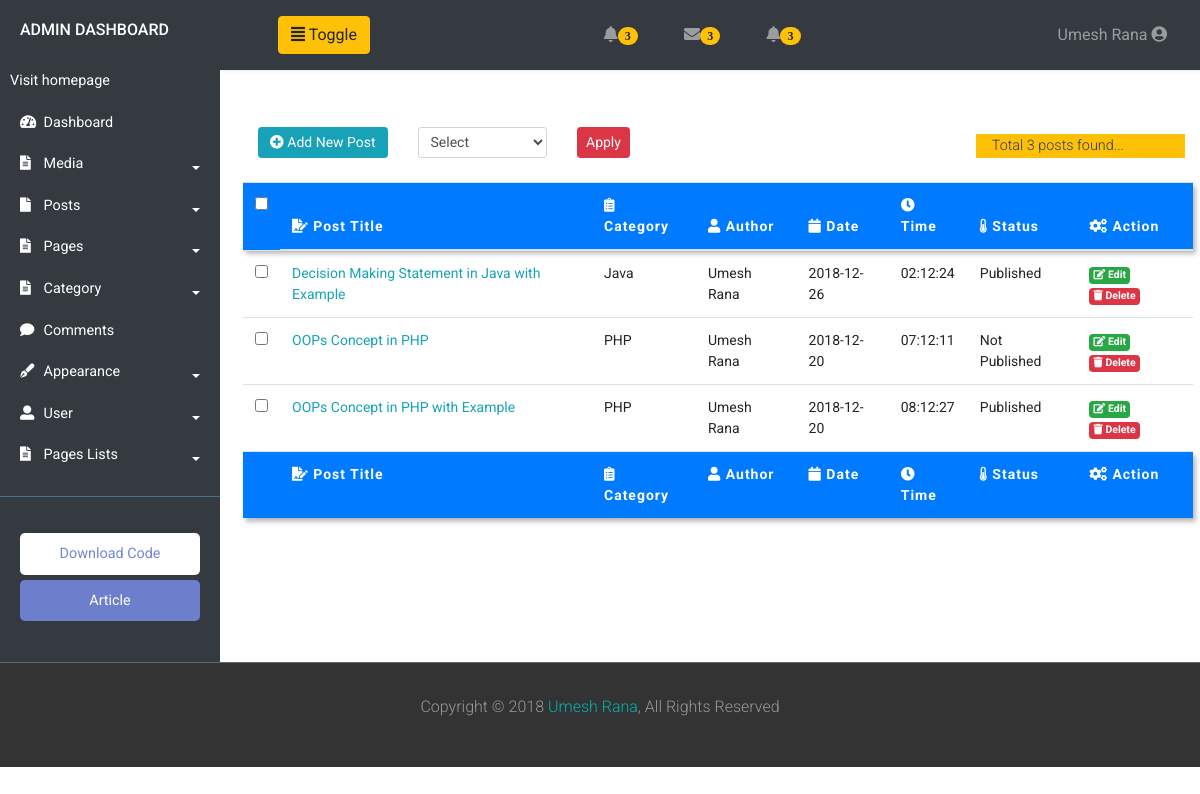
Screenshot of /admin-dashboard/post.php (signed in) with the database file from the repository.
### tables this page shows
CREATE TABLE `admin_registration` (
  `first_name` varchar(50) NOT NULL,
  `last_name` varchar(50) NOT NULL,
  `email` varchar(200) NOT NULL,
  `password` varchar(20) NOT NULL,
  `mobile` bigint(15) NOT NULL,
  `city` varchar(50) NOT NULL,
  `address` varchar(500) NOT NULL
);

CREATE TABLE `post` (
  `id` int(11) NOT NULL,
  `title` varchar(300) NOT NULL,
  `category` varchar(100) NOT NULL,
  `description` longtext NOT NULL,
  `tag` varchar(200) NOT NULL,
  `featured_image` varchar(200) NOT NULL,
  `author` varchar(50) NOT NULL,
  `date` date NOT NULL,
  `time` time NOT NULL,
  `status` int(30) NOT NULL
);

### admin-dashboard/post.php (the view, shortened to what this page needs)
<?php
include_once '../db-config/connection.php';
include_once 'header.php';
?>
<div class="container">
	<div class="row mb-2 ml-2">
		<div class="col-xl-2 col-lg-2 col-md-2 col-sm-10 col-10 m-auto">
			<a href="add-post" class="btn btn-info btn-sm d-block"><i class="fas fa-plus-circle"></i> Add New Post </a>
		</div>
		<div class="col-xl-2 col-lg-2 col-md-2 col-sm-10 col-10 m-auto">
			<select name="" class="form-control form-control-sm">
				<option selected disabled> Select</option>
			</select>
		</div>
		<div class="col-xl-5 col-lg-5 col-md-5 col-sm-10 col-10 m-auto">
			<button class="btn btn-danger btn-sm"> Apply</button>
		</div>
		<div class="col-xl-3 col-lg-3 col-md-3 col-sm-10 col-10 m-auto">
				<?php $countquery = "SELECT * FROM post";
					  $countexecute = mysqli_query($con, $countquery);
					  $totalpost = mysqli_num_rows($countexecute);
					  ?>
					  <br/>
				<p class="bg-warning text-dark pl-3" style="font-size: .9em;">Total <?php echo $totalpost; ?> posts found... </p>
		</div>
	</div>
	<table class="table table-hover ml-2" style="font-size: 14px; ">
		<thead class="bg-primary text-white">
			<tr>
				<td><input type="checkbox" name=""></td>
				<th><i class="fas fa-file-signature"></i> Post Title</th>
				<th><i class="fas fa-clipboard-list"></i> Category</th>
				<th><i class="fas fa-user"></i> Author</th>
				<th><i class="fas fa-calendar"></i> Date</th>
				<th><i class="fas fa-clock"></i> Time</th>
				<th><i class="fas fa-thermometer-half"></i> Status</th>
				<th><i class="fas fa-cogs"></i> Action  </th>
			</tr>
		</thead>
		<tbody>
			<?php $selquery = "SELECT * FROM post";
				$executequery = mysqli_query($con, $selquery);
				$count = mysqli_num_rows($executequery);
				if($count==0){
					echo "<div class='alert alert-danger alert-dismissible'>
					<button type='button' class='close' data-dismiss='alert'>&times; </button>
					<strong>Alert! </strong> No post is there.
					</div> ";
				}
				else{
					while ($row = mysqli_fetch_assoc($executequery)) {
						?>
						<tr>
							<?php $post_id = $row['id']; ?>
							<td><input type="checkbox" name=""></td>
							<td><a href="view-post.php?post_id=<?php echo $post_id;?> " class="text-info"><?php echo $row['title']; ?> </a></td>
							<td><?php echo $row['category']; ?> </td>
							<td><?php echo $row['author']; ?> </td>
							<td><?php echo $row['date']; ?> </td>
							<td><?php echo $row['time']; ?> </td>
							<td><?php $status = $row['status'];
							if($status==0){
								echo "Not Published";
							}
							else{
								echo "Published"; }
								?> </td>
							<td><a href="edit-post.php?post_id=<?php echo $post_id; ?>" class="badge badge-success"><i class="fas fa-edit"></i> Edit </a>
								<a href="delete-post.php?post_id=<?php echo $post_id; ?>" class="badge badge-danger" onclick="return confirm('Do you want to delete?');"><i class="fas fa-trash"></i> Delete </a>
							</td>
						</tr>
						<?php
					}
				}
			?>
		</tbody>
		<tfoot class="bg-primary text-white">
			<tr>
				<td></td>
				<th> <i class="fas fa-file-signature"></i> Post Title</th>
				<th> <i class="fas fa-clipboard-list"></i> Category</th>
				<th> <i class="fas fa-user"></i> Author</th>
				<th> <i class="fas fa-calendar"></i> Date</th>
				<th> <i class="fas fa-clock"></i> Time</th>
				<th><i class="fas fa-thermometer-half"></i> Status</th>
				<th><i class="fas fa-cogs"></i> Action  </th>
			</tr>
		</tfoot>
	</table>
</div>
<?php include 'footer.php'; ?>

### admin-dashboard/header.php (shortened to what this page needs)
<?php
include_once('../db-config/connection.php');
$user = $_SESSION['user'];
$query = "SELECT * FROM admin_registration WHERE email = '$user' ";
$data = mysqli_query($con, $query);
$row = mysqli_fetch_assoc($data);
$name = $row['first_name'] . " " . $row['last_name'];
?>
<!DOCTYPE html>
<html>
<head>
	<link rel="stylesheet" type="text/css" href="css/bootstrap.min.css">
	<link rel="stylesheet" type="text/css" href="fontawesome/css/all.min.css">
	<link rel="stylesheet" type="text/css" href="style/customstyle34.css">
	<link rel="stylesheet" type="text/css" href="style/contentstyle.css">
</head>
<body>
	<div class="wrapper">
		<nav id="sidebar">
			<div class="sidebar-header">
				<h6 class="text-uppercase" style="position: fixed;"> Admin Dashboard </h6>
			</div>
			<ul class="list-unstyled components">
				<li>
					<a href="../index.php" target="_blank">Visit homepage</a>
				</li>
				<li>
					<a href="#homeSubmenu">
					<span class="icon-area">
						<i class="fas fa-tachometer-alt"></i>
					</span>Dashboard </a>
				</li>
				<li>
					<a href="#media" data-toggle="collapse" aria-expanded="false" class="dropdown-toggle">
						<span class="icon-area">
							<i class="fas fa-file-alt"> </i>
						</span>
					Media </a>
				</li>
				<li>
					<a href="#homeSubmenu1" data-toggle="collapse" aria-expanded="false" class="dropdown-toggle">
					<span class="icon-area"><i class="fas fa-file"></i></span> Posts </a>
				</li>
				<li>
					<a href="#comments" data-toggle="collapse" aria-expanded="false" class="dropdown-toggle">
						<span class="icon-area">
							<i class="fas fa-file-alt"> </i>
						</span>
					Pages </a>
				</li>
				<li>
					<a href="#category" data-toggle="collapse" aria-expanded="false" class="dropdown-toggle">
						<span class="icon-area">
							<i class="fas fa-file-alt"> </i>
						</span>
					Category </a>
				</li>
				<li>
					<a href="#"><span class="icon-area"><i class="fas fa-comment"> </i></span> Comments </a>
				</li>
				<li>
					<a href="#appearance" data-toggle="collapse" aria-expanded="false" class="dropdown-toggle">
						<span class="icon-area">
							<i class="fas fa-pen-fancy"> </i>
						</span>
					Appearance </a>
				</li>
				<li>
					<a href="#user" data-toggle="collapse" aria-expanded="false" class="dropdown-toggle">
						<span class="icon-area">
							<i class="fas fa-user-alt"> </i>
						</span>
					User </a>
				</li>
				<li>
					<a href="#dummy" data-toggle="collapse" aria-expanded="false" class="dropdown-toggle">
						<span class="icon-area">
							<i class="fas fa-file-alt"> </i>
						</span>
					Pages Lists</a>
				</li>
			</ul>
			<ul class="list-unstyled CTAs">
				<li>
					<a href="#" class="download">Download Code </a>
				</li>
				<li>
					<a href="#" class="article">Article </a>
				</li>
			</ul>
		</nav>
		<div class="content" style="z-index: 999;">
			<nav class="navbar navbar-expand-lg navbar-dark bg-dark sticky-top" >
				<button type="button" id="sidebarCollapse" class="btn btn-warning ml-5">
					<i class="fas fa-align-justify"> </i>
					<span>Toggle</span>
				</button>
				  <div class="collapse navbar-collapse" id="navbarNav">
				    <ul class="navbar-nav ml-auto text-right">
				         <li class="nav-item dropdown">
					        <a class="nav-link" href="#" id="navbarDropdown" role="button" data-toggle="dropdown" aria-haspopup="true" aria-expanded="false">
					          <i class="fas fa-bell"><span class="badge badge-pill badge-warning">3</span></i>
					        </a>
					      </li>
					      <li class="nav-item dropdown">
					        <a class="nav-link" href="#" id="navbarDropdown" role="button" data-toggle="dropdown" aria-haspopup="true" aria-expanded="false">
					          <i class="fas fa-envelope"><span class="badge badge-pill badge-warning">3</span></i>
					        </a>
					      </li>
					      <li class="nav-item dropdown">
					        <a class="nav-link" href="#" id="navbarDropdown" role="button" data-toggle="dropdown" aria-haspopup="true" aria-expanded="false">
					          <i class="fas fa-bell"><span class="badge badge-pill badge-warning">3</span></i>
					        </a>
					      </li>
				    </ul>
				     <ul class="navbar-nav ml-auto text-right">
				         <li class="nav-item dropdown">
					        <a class="nav-link" href="#" id="navbarDropdown" role="button" data-toggle="dropdown" aria-haspopup="true" aria-expanded="false"><?php echo $name; ?>
					         <span><i class="fas fa-user-circle"></i></span>
					        </a>
					      </li>
				  </div>
</nav>

### admin-dashboard/style/customstyle34.css (style rules this page uses)
body { font-family: 'Roboto', sans-serif; background-color: #fff; }
p { font-size: 1em; font-weight: 300; line-height: 1.7em; color: #999; }
a, a:hover, a:focus { color: inherit; text-decoration: none; transition: all 0.3s; }
.content { width: 107%; }
.navbar { padding: 15px 10px; background: #333; border: none; border-radius: 0; margin-bottom: 40px; box-shadow: 1px 1px 3px rgba(0, 0, 0, 0.1); }
.icon-area { padding: 0 10px; }
.icon-area .fas { width: 10px; }
.wrapper { display: flex; width: 100%; align-items: stretch; }
#sidebar { min-width: 220px; max-width: 220px; background: #343a40 !important; color: #fff; transition: all 0.3s; }
#sidebar .sidebar-header { padding: 20px; background: #343a40 !important; }
#sidebar ul.components { padding: 20px 0px; border-bottom: 1px solid #47748b; }
#sidebar ul li a { padding: 10px; font-size: 0.9em; display: block; }
a[data-toggle="collapse"] { position: relative; }
.dropdown-toggle:after { display: block; position: absolute; top: 60%; right: 20px; transform: translateY(-50%); }
ul.CTAs { padding: 20px; }
ul.CTAs a { text-align: center; font-size: 0.9em !important; display: block; border-radius: 5px; margin-bottom: 5px; }
a.download { background: #fff; color: #7386D5; }
a.article, a.article:hover { background: #6d7fcc !important; color: #fff !important; }
.nav-item { margin: 0px 15px; }

### admin-dashboard/post.php (style rules this page uses)
thead, tfoot { letter-spacing: 1px; box-shadow: 2px 3px 4px rgba(0, 0, 0, 0.1), 3px 4px 5px rgba(0, 0, 0, 0.2); }
td { cursor: pointer; }

### rows the page displays
admin_registration: name "Umesh Rana"
post: title "Decision Making Statement in Java with Example", category "Java", author "Umesh Rana", date "2018-12-26", time "02:12:24", status "Published"
post: title "OOPs Concept in PHP", category "PHP", author "Umesh Rana", date "2018-12-20", time "07:12:11", status "Not Published"
post: title "OOPs Concept in PHP with Example", category "PHP", author "Umesh Rana", date "2018-12-20", time "08:12:27", status "Published"

### other values shown
$totalpost "3"
